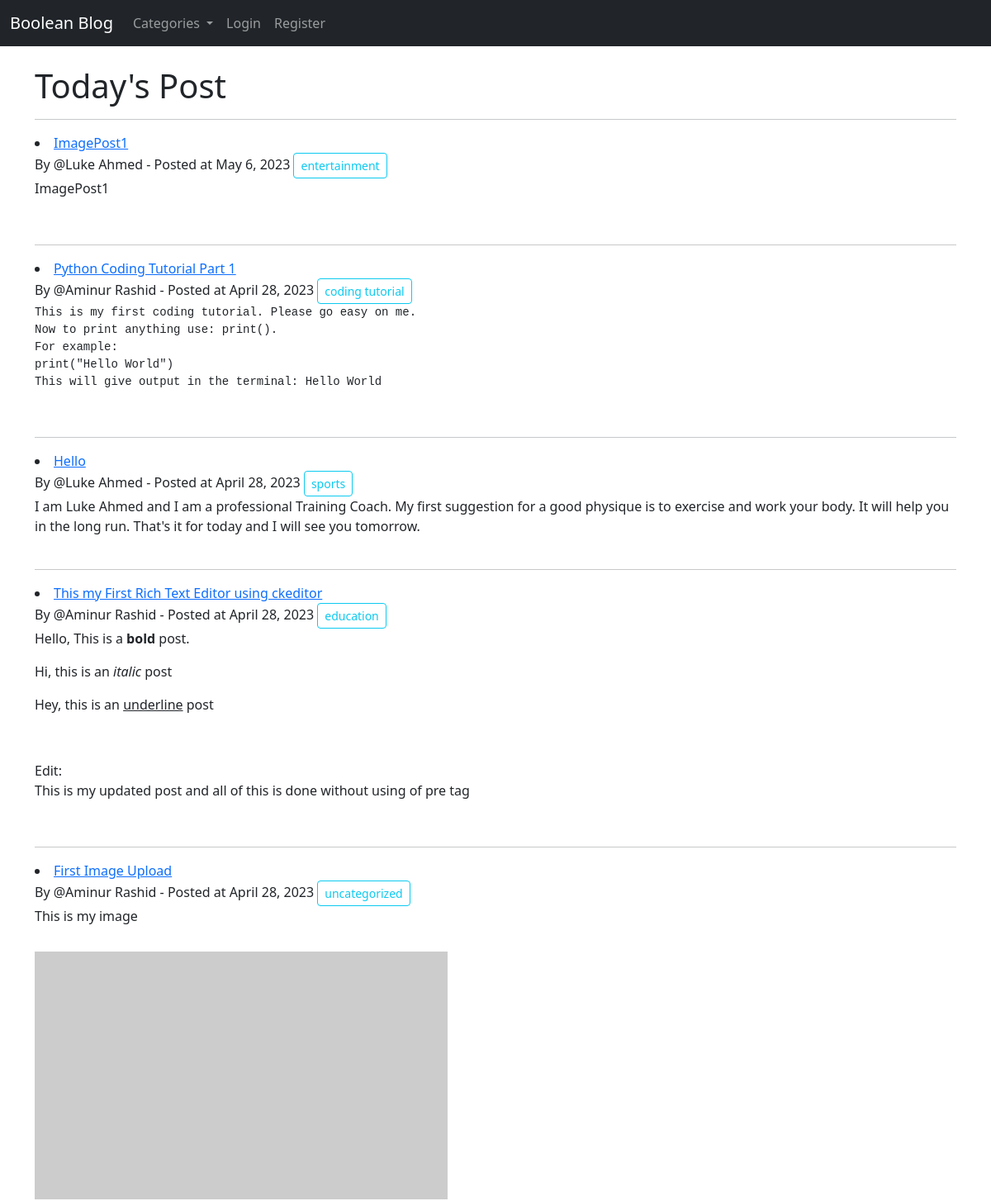
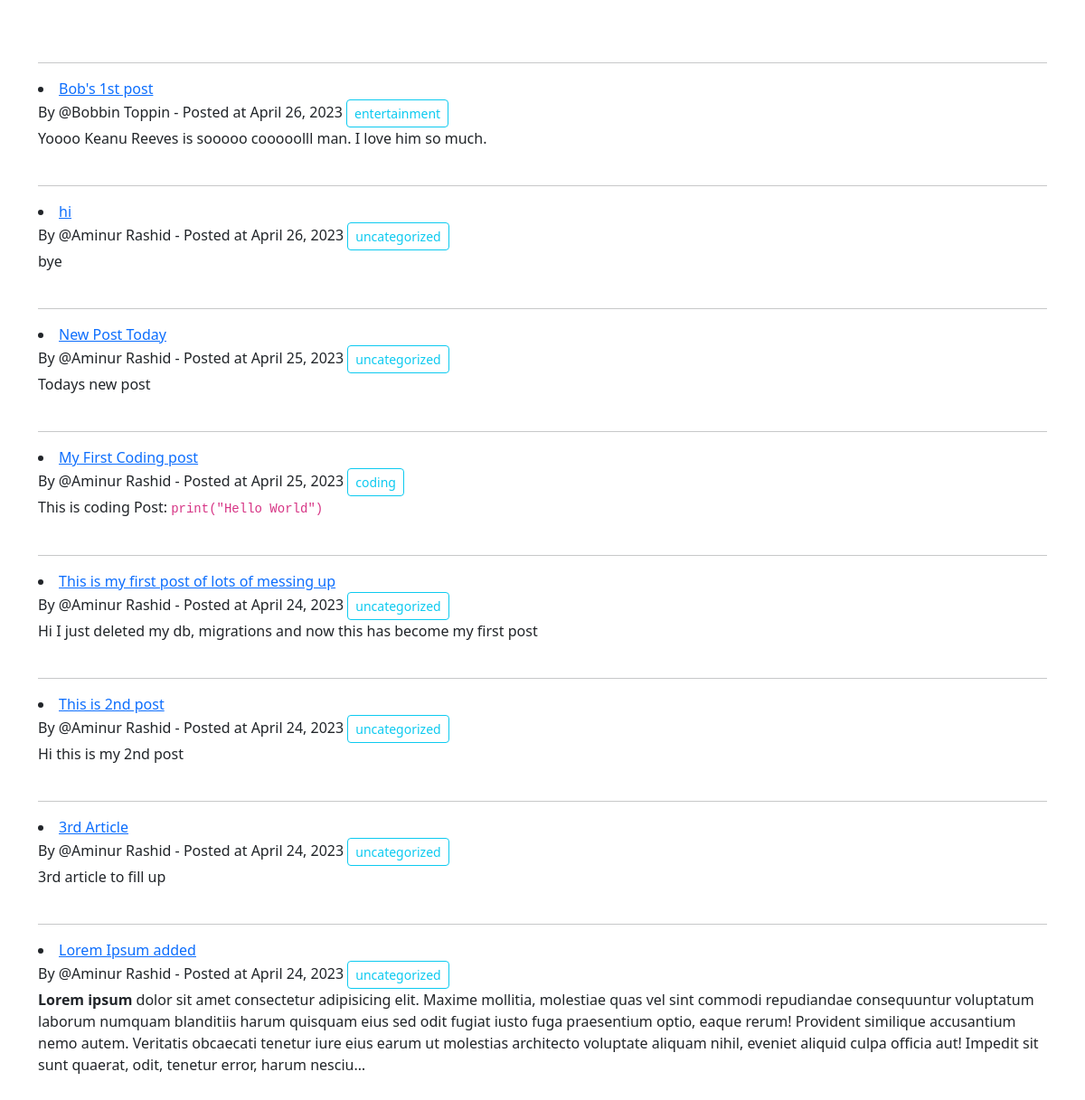
The page / on the database its author committed (2 pictures, top to bottom).
### core/models.py (models this page shows, shortened)
class Post(models.Model):
    title = models.CharField(max_length=255)
    author = models.ForeignKey(User, on_delete=models.CASCADE) # Author is coming from the Django admin panel and on_delete means every thing under that author will be delete in one swoop  # noqa: E501
    body = RichTextField(blank=True, null=True)
    category = models.CharField(max_length=255, default="uncategorized")
    date = models.DateField(auto_now=True)
    likes = models.ManyToManyField(User, related_name='blog_posts')  # This allows us to associate different things to different table such as many users may like many posts
    header_image = models.ImageField(null=True, blank=True, upload_to="images/") # null and blank are for the purpose that a blog may not have an image and that's ok and if there isn't one, one can be added later

### core/views.py (the view)
# urls.py: path("", HomeView.as_view(), name="home"), # This is used for class based view
class HomeView(ListView):
    model = Post
    template_name = "home.html"
    ordering =['-date']
    def get_context_data(self, *args,**kwargs):
        cats_menu = Category.objects.all()
        context = super(HomeView, self).get_context_data(*args,**kwargs)
        context["cats_menu"] = cats_menu
        return context

### core/models.py (called while the page is built)
    def __str__(self) -> str:
        return f"{self.name}"

### templates/home.html (shortened to what this page needs)
{% extends 'base.html' %}
    {% block content %}
        <h1>Today's Post</h1>
        {% for p in post_list %}
            <hr>
            <li>
                <a href="{% url 'article' p.pk %}">{{p.title}}</a>
                <br>By @{{p.author.first_name}} {{p.author.last_name}} - Posted at {{p.date}}
                <a class="btn btn-outline-info btn-sm" href="{% url 'category' p.category|slugify %}">{{p.category}}</a>
                <br>
                {{p.body | truncatechars:500 |safe}}
            </li>
            <br>
        {% endfor %}
    {% endblock %}

### templates/base.html (shortened to what this page needs)
<!DOCTYPE html>
<html lang="en">
<head>
    <link href="https://cdn.jsdelivr.net/npm/bootstrap@5.2.3/dist/css/bootstrap.min.css" rel="stylesheet"
>
</head>
<body>
    <nav class="navbar navbar-expand-lg navbar-dark bg-dark">
        <div class="container-fluid">
            <a class="navbar-brand" href="/">Boolean Blog</a>
            <div class="collapse navbar-collapse" id="navbarSupportedContent">
                <ul class="navbar-nav me-auto mb-2 mb-lg-0">
                    {% if cats_menu %}
                        <li class="nav-item dropdown">
                            <a class="nav-link dropdown-toggle" href="#" role="button" data-bs-toggle="dropdown"
                                aria-expanded="false">
                                Categories
                            </a>
                        </li>
                    {% endif %}
                    {% if user.is_authenticated %}
                    <li class="nav-item">
                        <a class="nav-link" href="{% url 'add_post' %}">Add Post</a>
                    </li>
                    <li class="nav-item">
                        <a class="nav-link" href="{% url 'add_category' %}">Add Category</a>
                    </li>
                    <li class="nav-item">
                        <a class="nav-link" href="{% url 'edit_profile' %}">Edit Profile</a>
                    </li>
                    <li class="nav-item">
                        <a class="nav-link" href="{% url 'logout' %}">Logout</a>
                    </li>
                    {% else %}
                    <li class="nav-item">
                        <a class="nav-link" href="{% url 'login' %}">Login</a>
                    </li>
                    <li class="nav-item">
                        <a class="nav-link" href="{% url 'register' %}">Register</a>
                    </li>
                    {% endif %}
                </ul>
            </div>
        </div>
    </nav>
    <br>
    <div class="container">
        {% block content %}
        {% endblock %}
    </div>
</body>
</html>

### rows shown on the page
Post: title "ImagePost1", author.first_name "Luke", author.last_name "Ahmed", date "May 6, 2023", category "entertainment", body "ImagePost1"
Post: title "Python Coding Tutorial Part 1", author.first_name "Aminur", author.last_name "Rashid", date "April 28, 2023", category "coding tutorial", body "This is my first coding tutorial. Please go easy on me. Now to print anything use: print() . For example: print(\"Hello World\") This will give output in the terminal: Hello World"
Post: title "Hello", author.first_name "Luke", author.last_name "Ahmed", date "April 28, 2023", category "sports", body "I am Luke Ahmed and I am a professional Training Coach. My first suggestion for a good physique is to exercise and work your body. It will help you in the long run. That's it for today and I will see you tomorrow."
Post: title "This my First Rich Text Editor using ckeditor", author.first_name "Aminur", author.last_name "Rashid", date "April 28, 2023", category "education", body "Hello, This is a bold post. Hi, this is an italic post Hey, this is an underline post Edit: This is my updated post and all of this is done without using of pre tag"
Post: title "First Image Upload", author.first_name "Aminur", author.last_name "Rashid", date "April 28, 2023", category "uncategorized", body "This is my image"
Post: title "Bob's 1st post", author.first_name "Bobbin", author.last_name "Toppin", date "April 26, 2023", category "entertainment", body "Yoooo Keanu Reeves is sooooo cooooolll man. I love him so much."
Post: title "hi", author.first_name "Aminur", author.last_name "Rashid", date "April 26, 2023", category "uncategorized", body "bye"
Post: title "New Post Today", author.first_name "Aminur", author.last_name "Rashid", date "April 25, 2023", category "uncategorized", body "Todays new post"
Post: title "My First Coding post", author.first_name "Aminur", author.last_name "Rashid", date "April 25, 2023", category "coding", body "This is coding Post: print(\"Hello World\")"
Post: title "This is my first post of lots of messing up", author.first_name "Aminur", author.last_name "Rashid", date "April 24, 2023", category "uncategorized", body "Hi I just deleted my db, migrations and now this has become my first post"
Post: title "This is 2nd post", author.first_name "Aminur", author.last_name "Rashid", date "April 24, 2023", category "uncategorized", body "Hi this is my 2nd post"
Post: title "3rd Article", author.first_name "Aminur", author.last_name "Rashid", date "April 24, 2023", category "uncategorized", body "3rd article to fill up"
Post: title "Lorem Ipsum added", author.first_name "Aminur", author.last_name "Rashid", date "April 24, 2023", category "uncategorized", body "Lorem ipsum dolor sit amet consectetur adipisicing elit. Maxime mollitia, molestiae quas vel sint commodi repudiandae consequuntur voluptatum laborum numquam blanditiis harum quisquam eius sed odit fugiat iusto fuga praesentium optio, eaque rerum! Provident similique accusantium nemo autem. Veritatis obcaecati tenetur iure eius earum ut molestias architecto voluptate aliquam nihil, eveniet aliquid culpa officia aut! Impedit sit sunt quaerat, odit, tenetur error, harum nesciu…"
